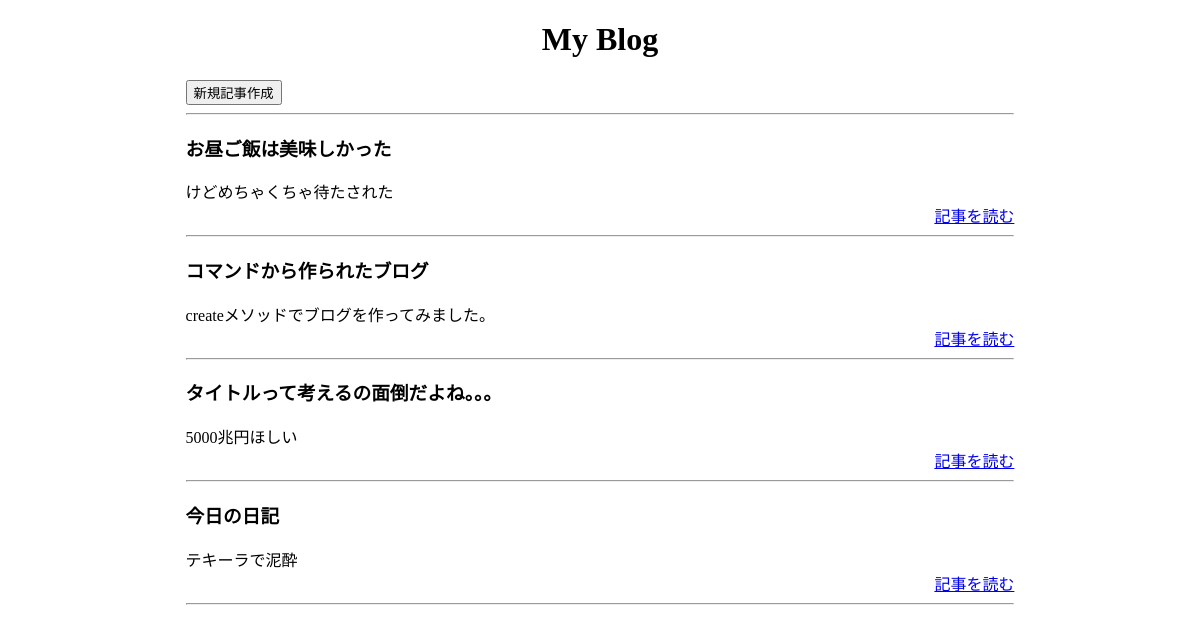
Before: / with the older database file.
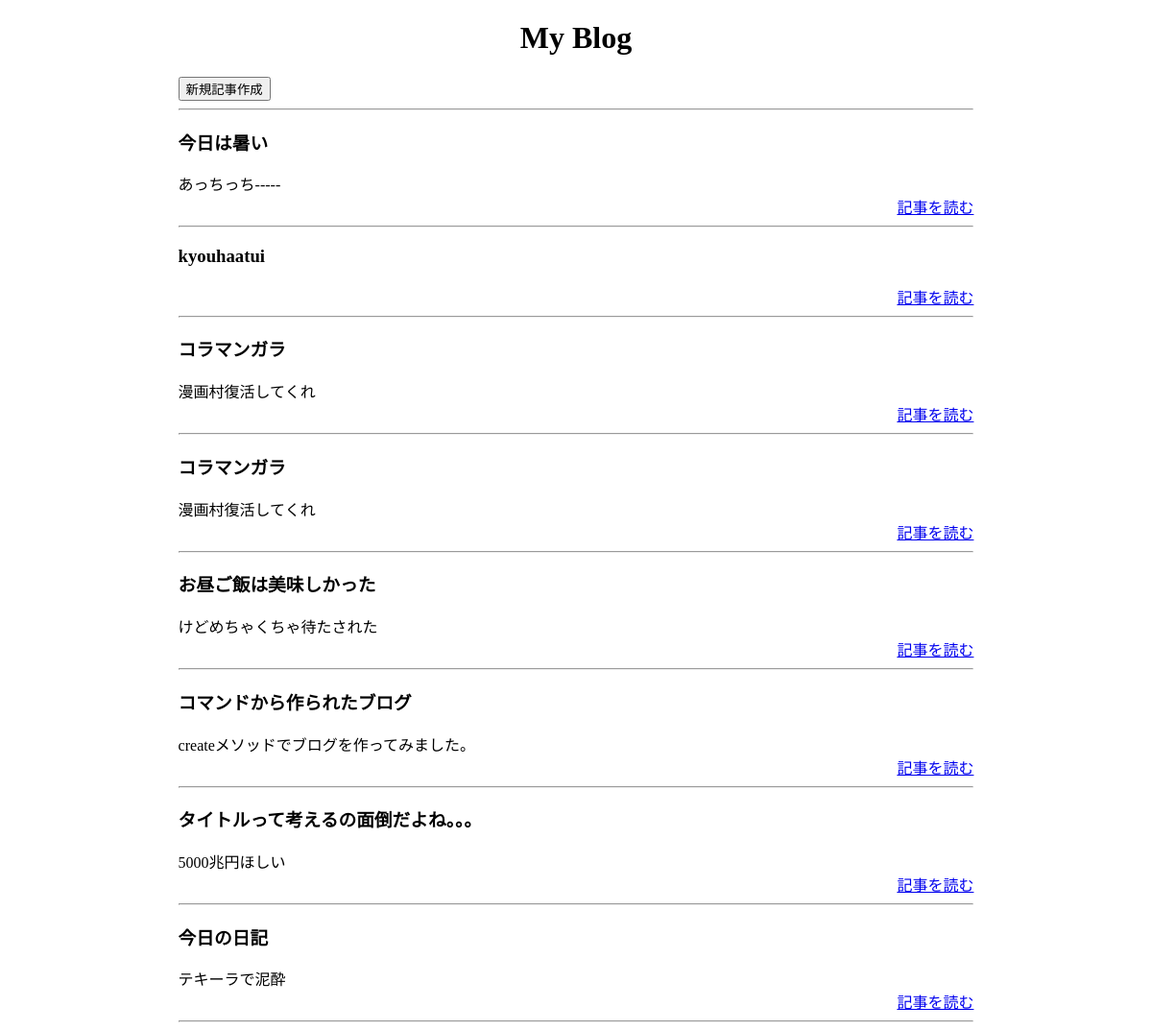
After: the same page with the newer database file.
### blogs/models.py (models this page shows, shortened)
class Blog(models.Model):
    title = models.CharField(blank=False, null=False, max_length=150)
    text = models.TextField(blank=True)
    created_datetime = models.DateTimeField(auto_now_add=True)
    updated_datetime = models.DateTimeField(auto_now=True)

### blogs/views.py (the view)
# urls.py: path('', views.index, name='index'),
def index(request):
    blogs = Blog.objects.order_by('-created_datetime')
    return render(request, 'blogs/index.html', {'blogs': blogs})

### blogs/templates/blogs/index.html (shortened to what this page needs)
<!DOCTYPE html>
<html>
<head>
</head>
<body>
    <h1 style="text-align: center;">My Blog</h1> <div style="width: 70%;margin: 0px auto;">
    <a href="{% url 'blogs:new' %}">
    <button class="btn">新規記事作成</button>
        </a>
        <hr />
        {% for blog in blogs %}
        <div>
    <h3>{{ blog.title }}</h3>
    <div>{{ blog.text | truncatechars:100 }}</div> <div style="text-align: right;">
    <a href="{% url 'blogs:detail' blog_id=blog.id %}">記事を読む</a> </div>
        </div>
        <hr />
        {% endfor %}
      </div>
    </body>
</html>

Changed rows visible on the page:
added Blog: title "今日は暑い", text "あっちっち-----"
added Blog: title "kyouhaatui"
added Blog: title "コラマンガラ", text "漫画村復活してくれ"
added Blog: title "コラマンガラ", text "漫画村復活してくれ"
